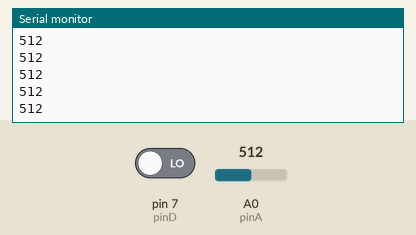
A sketch run on a simulated Arduino Uno, built with avr-gcc and run on an emulated ATmega328P. Shown: the last lines printed to the serial monitor. The test bench sets the inputs (shaded band); at power-on: pin 7 (pinD) LOW, A0 (pinA) = 512.

Above: at 1.2 s.
1.3 s: pin 7 (pinD) driven HIGH
At 1.46 s:
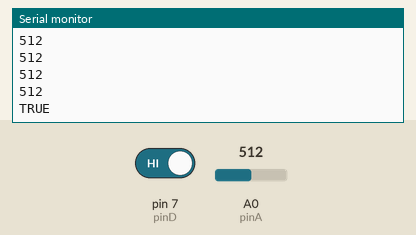
3.0 s: A0 (pinA) set to 716
At 3.06 s:
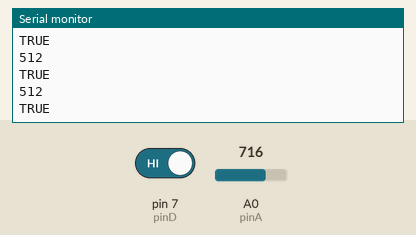
4.5 s: A0 (pinA) set to 900
At 4.67 s:
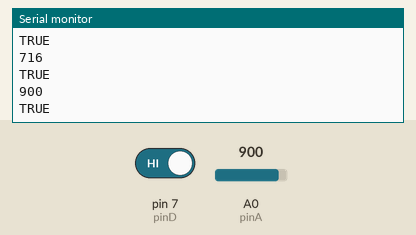
Timing chart, 0 to 7.5 s (numbered marks = the images above; inputs shaded):
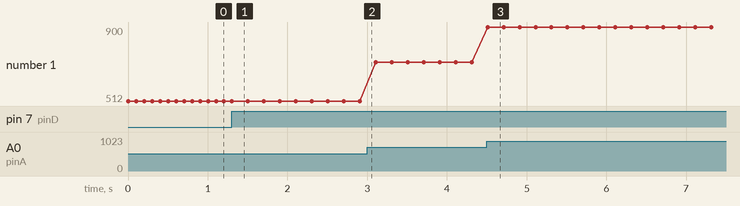

The sketch:

microfoon_eijk.ino
```cpp
int pinA = A0;
int pinD = 7;
int var = 0;

void setup() {
  // put your setup code here, to run once:
  Serial.begin(9600);
}

void loop() {
  // put your main code here, to run repeatedly:
  var = analogRead(pinA);
  Serial.println(var);
  if(digitalRead(pinD))
  {
    Serial.println("TRUE");
    delay(100);
  }
  delay(100);
}
```

Measured:
- after the input at 1.3 s, the serial monitor: prints a new line at once (image 1)
- after the input at 4.5 s, the serial monitor: prints a new line at once (image 3)
- plotted number 1: 512 → 716 after the input at 3.0 s, 716 → 900 after the input at 4.5 s
